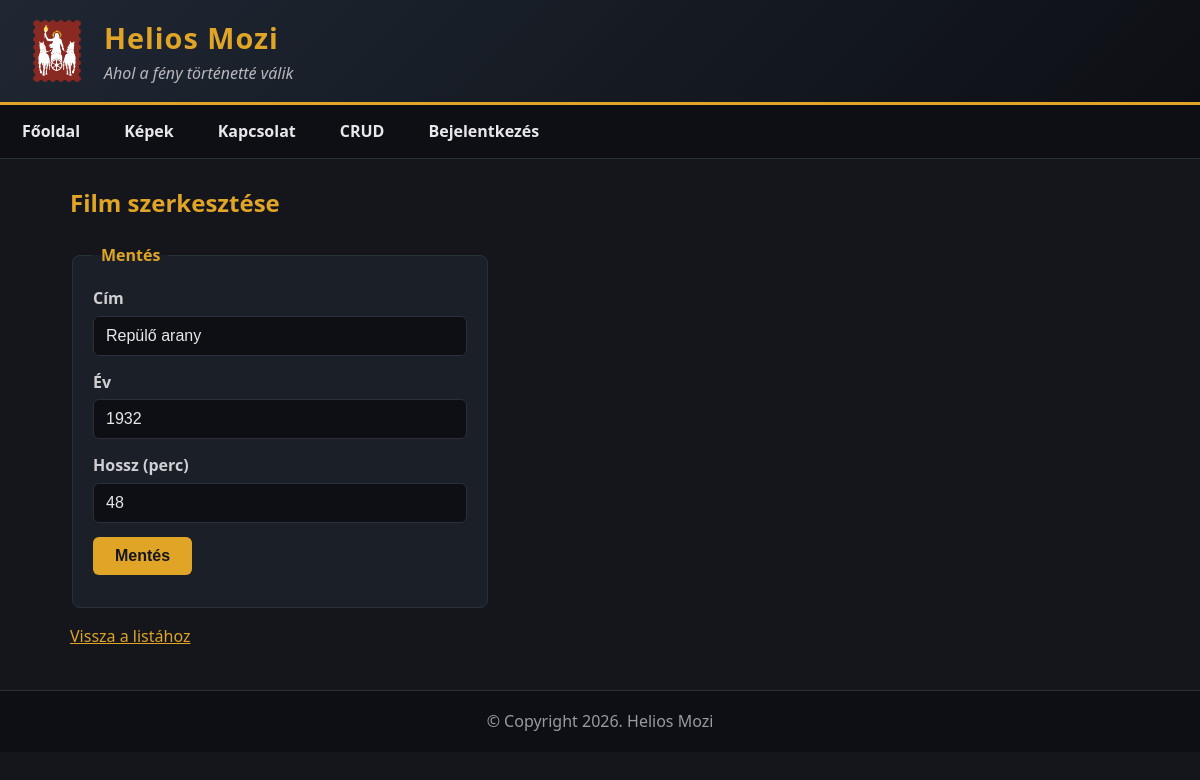
/crud_szerkeszt?id=2, run on the app's committed database.
### tables this page shows
CREATE TABLE `film` (
  `id` INT UNSIGNED NOT NULL AUTO_INCREMENT,
  `cim` VARCHAR(255) NOT NULL,
  `ev` INT NOT NULL,
  `hossz` INT NOT NULL,
  PRIMARY KEY (`id`)
);

### index.php (called while the page is built, shortened)
<?php
	include('./templates/index.tpl.php');
?>

### logicals/crud_szerkeszt.php (called while the page is built, shortened)
<?php
$film = array('id' => 0, 'cim' => '', 'ev' => '', 'hossz' => '');
$hibak = array();
$azonosito = (isset($_GET['id']) && ctype_digit($_GET['id'])) ? (int) $_GET['id'] : 0;
try {
    $dbh = adatbazis_kapcsolat();
    if ($_SERVER['REQUEST_METHOD'] === 'POST') {
        $film['id'] = $azonosito;
        $film['cim'] = isset($_POST['cim']) ? trim($_POST['cim']) : '';
        $film['ev'] = isset($_POST['ev']) ? trim($_POST['ev']) : '';
        $film['hossz'] = isset($_POST['hossz']) ? trim($_POST['hossz']) : '';
        $hibak = film_ellenoriz($film['cim'], $film['ev'], $film['hossz']);
        if (empty($hibak)) {
            $stmt = $dbh->prepare("update film set cim = :cim, ev = :ev, hossz = :hossz where id = :id");
            $stmt->execute(array(
                ':cim' => $film['cim'],
                ':ev' => (int) $film['ev'],
                ':hossz' => (int) $film['hossz'],
                ':id' => $azonosito
            ));
            header("Location: crud");
            exit;
        }
    }
    else {
        $stmt = $dbh->prepare("select id, cim, ev, hossz from film where id = :id");
        $stmt->execute(array(':id' => $azonosito));
        $row = $stmt->fetch();
        if ($row) {
            $film = $row;
        }
        else {
            $nincs_film = true;
        }
    }
}
catch (PDOException $e) {
    $hibak['altalanos'] = 'A művelet nem sikerült: ' . $e->getMessage();
}

### templates/reszek/crud_urlap.tpl.php (the view, shortened to what this page needs)
<form class="urlap crud-urlap" action="<?= $crud_action ?>" method="post">
    <fieldset>
        <legend><?= htmlspecialchars($crud_submit) ?></legend>
        <p>
            <label for="cim">Cím</label>
            <input type="text" id="cim" name="cim" value="<?= htmlspecialchars($film['cim']) ?>">
        </p>
        <p>
            <label for="ev">Év</label>
            <input type="text" id="ev" name="ev" value="<?= htmlspecialchars($film['ev']) ?>">
        </p>
        <p>
            <label for="hossz">Hossz (perc)</label>
            <input type="text" id="hossz" name="hossz" value="<?= htmlspecialchars($film['hossz']) ?>">
        </p>
        <p><input type="submit" value="<?= htmlspecialchars($crud_submit) ?>"></p>
    </fieldset>
</form>

### styles/stilus.css (style rules this page uses)
* { box-sizing: border-box; }
body { margin: 0; font-family: "Segoe UI", Arial, sans-serif; line-height: 1.6; background-color: #14161c; color: #e8e8ea; }
.urlap { max-width: 420px; }
.urlap fieldset { border: 1px solid #2a2f3a; border-radius: 8px; padding: 18px 20px; background-color: #1b1f28; }
.urlap legend { padding: 0 8px; color: #e0a526; font-weight: 600; }
.urlap input[type="text"], .urlap input[type="password"] { width: 100%; padding: 10px 12px; border: 1px solid #2a2f3a; border-radius: 6px; background-color: #0d0f14; color: #e8e8ea; font-size: 1rem; }
.urlap input[type="submit"] { padding: 10px 22px; border: 0; border-radius: 6px; background-color: #e0a526; color: #14161c; font-weight: 700; font-size: 1rem; cursor: pointer; }
.urlap p { margin: 0 0 14px; }
.urlap label { display: block; margin-bottom: 4px; font-weight: 600; color: #cfcfd3; }

### data on the page
film: cim "Repülő arany", ev "1932", hossz "48"

### other printed values
$fejlec['cim'] "Helios Mozi"
$fejlec['motto'] "Ahol a fény történetté válik"
$oldal['szoveg'] "Főoldal"
$oldal['szoveg'] "Képek"
$oldal['szoveg'] "Kapcsolat"
$oldal['szoveg'] "CRUD"
$oldal['szoveg'] "Bejelentkezés"
$crud_submit "Mentés"
$lablec['copyright'] "Copyright 2026."
$lablec['ceg'] "Helios Mozi"
